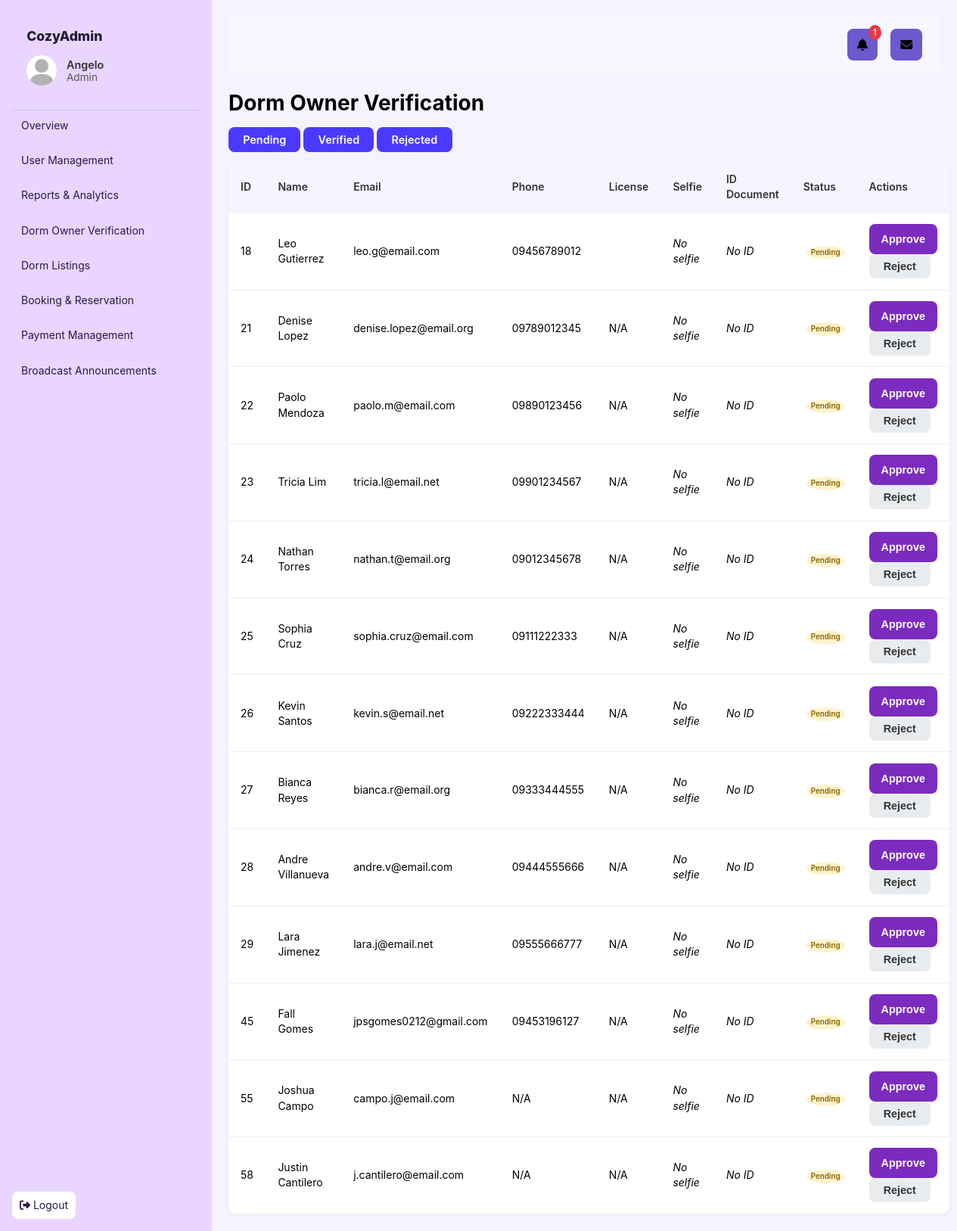
The page /Main/modules/admin/owner_verification.php (signed in) on the database its author committed.
### tables this page shows
CREATE TABLE `users` (
  `user_id` int(11) NOT NULL,
  `name` varchar(100) NOT NULL,
  `address` varchar(255) DEFAULT NULL,
  `email` varchar(150) NOT NULL,
  `password` varchar(255) NOT NULL,
  `role` enum('admin','owner','student') NOT NULL DEFAULT 'student',
  `created_at` timestamp NOT NULL DEFAULT current_timestamp(),
  `verified` tinyint(1) NOT NULL DEFAULT 0 COMMENT '0 = Pending, 1 = Verified, -1 = Rejected',
  `phone` varchar(20) DEFAULT NULL,
  `license_no` varchar(100) DEFAULT NULL,
  `profile_pic` varchar(255) DEFAULT NULL,
  `id_document` varchar(255) DEFAULT NULL
);

### Main/modules/admin/owner_verification.php (the view, shortened to what this page needs)
<?php
require_once __DIR__ . '/../../partials/header.php';
require_once __DIR__ . '/../../config.php';
$role = $_SESSION['user']['role'];
$user_id = $_SESSION['user']['user_id'];
if ($role === 'owner') {
    $msg = null;
    $allowedTypes = ['image/jpeg', 'image/png', 'application/pdf', 'application/msword', 'application/vnd.openxmlformats-officedocument.wordprocessingml.document'];
    $maxSize = 5 * 1024 * 1024;
    if ($_SERVER['REQUEST_METHOD'] === 'POST' && isset($_POST['upload_docs'])) {
        $uploadDir = __DIR__ . '/../../uploads/';
        if (!is_dir($uploadDir)) mkdir($uploadDir, 0777, true);
        $updates = [];
        if (!empty($_FILES['profile_pic']['name'])) {
            if ($_FILES['profile_pic']['size'] > $maxSize) {
                $msg = "Profile picture exceeds 5MB limit.";
            } elseif (!in_array($_FILES['profile_pic']['type'], $allowedTypes)) {
                $msg = "Invalid file type for Profile Picture.";
            } else {
                $fileName = time() . '_selfie_' . basename($_FILES['profile_pic']['name']);
                $targetPath = $uploadDir . $fileName;
                if (move_uploaded_file($_FILES['profile_pic']['tmp_name'], $targetPath)) {
                    $updates['profile_pic'] = $fileName;
                }
            }
        }
        if (!empty($_FILES['id_document']['name'])) {
            if ($_FILES['id_document']['size'] > $maxSize) {
                $msg = "ID document exceeds 5MB limit.";
            } elseif (!in_array($_FILES['id_document']['type'], $allowedTypes)) {
                $msg = "Invalid file type for ID Document.";
            } else {
                $fileName = time() . '_id_' . basename($_FILES['id_document']['name']);
                $targetPath = $uploadDir . $fileName;
                if (move_uploaded_file($_FILES['id_document']['tmp_name'], $targetPath)) {
                    $updates['id_document'] = $fileName;
                }
            }
        }
        if (!empty($_POST['license_no'])) {
            $updates['license_no'] = trim($_POST['license_no']);
        }
        if ($updates) {
            $set = implode(', ', array_map(fn($k) => "$k=?", array_keys($updates)));
            $stmt = $pdo->prepare("UPDATE users SET $set, verified=0 WHERE user_id=?");
            $stmt->execute([...array_values($updates), $user_id]);
            if (!$msg) $msg = "Documents uploaded. Awaiting admin approval.";
        }
    }
    $stmt = $pdo->prepare("SELECT profile_pic, id_document, license_no, verified FROM users WHERE user_id=?");
    $stmt->execute([$user_id]);
    $me = $stmt->fetch(PDO::FETCH_ASSOC);
    ?>
    <h1>Owner Verification</h1>
    <?php if ($msg): ?><p class="success"><?=$msg?></p><?php endif; ?>
    <form method="POST" enctype="multipart/form-data">
        <label>Profile Picture (JPG/PNG):</label>
        <input type="file" name="profile_pic" accept=".jpg,.jpeg,.png,.pdf,.doc,.docx">
        <label>ID Document (JPG/PNG/PDF/DOC):</label>
        <input type="file" name="id_document" accept=".jpg,.jpeg,.png,.pdf,.doc,.docx">
        <label>Business License Number:</label>
        <input type="text" name="license_no" value="<?=htmlspecialchars($me['license_no'] ?? '')?>">
        <button type="submit" name="upload_docs">Submit</button>
    </form>
    <h2>Current Status</h2>
    <p>
      <?php if ($me['verified']==1): ?>
        <span class="badge success">Verified</span>
      <?php elseif ($me['verified']==-1): ?>
        <span class="badge error">Rejected</span>
      <?php else: ?>
        <span class="badge warning">Pending</span>
      <?php endif; ?>
    </p>
    <?php
} elseif ($role === 'admin') {
    $status = $_GET['status'] ?? 'pending';
    switch ($status) {
        default:
            $owners = $pdo->query("SELECT * FROM users WHERE role='owner' AND verified=0")->fetchAll();
            break;
    }
    ?>
    <h1>Dorm Owner Verification</h1>
    <div class="filter-actions">
        <a href="?status=pending" class="btn <?=$status==='pending'?'active':''?>">Pending</a>
        <a href="?status=verified" class="btn <?=$status==='verified'?'active':''?>">Verified</a>
        <a href="?status=rejected" class="btn <?=$status==='rejected'?'active':''?>">Rejected</a>
    </div>
    <table class="data-table">
      <thead>
        <tr>
          <th>ID</th><th>Name</th><th>Email</th>
          <th>Phone</th><th>License</th>
          <th>Selfie</th><th>ID Document</th>
          <th>Status</th><th>Actions</th>
        </tr>
      </thead>
      <tbody>
        <?php foreach ($owners as $o): ?>
        <tr>
          <td><?=$o['user_id']?></td>
          <td><?=htmlspecialchars($o['name'])?></td>
          <td><?=htmlspecialchars($o['email'])?></td>
          <td><?=htmlspecialchars($o['phone'] ?? 'N/A')?></td>
          <td><?=htmlspecialchars($o['license_no'] ?? 'N/A')?></td>
          <td>
            <?php if ($o['profile_pic']): ?>
              <img src="../uploads/<?=htmlspecialchars($o['profile_pic'])?>"
                   alt="Selfie" class="thumb" onclick="openModal('../uploads/<?=htmlspecialchars($o['profile_pic'])?>')">
            <?php else: ?><em>No selfie</em><?php endif; ?>
          </td>
          <td>
            <?php if ($o['id_document']): ?>
              <img src="../uploads/<?=htmlspecialchars($o['id_document'])?>"
                   alt="ID" class="thumb" onclick="openModal('../uploads/<?=htmlspecialchars($o['id_document'])?>')">
            <?php else: ?><em>No ID</em><?php endif; ?>
          </td>
          <td>
            <?php if ($o['verified']==1): ?>
              <span class="badge success">Verified</span>
            <?php elseif ($o['verified']==-1): ?>
              <span class="badge error">Rejected</span>
            <?php else: ?>
              <span class="badge warning">Pending</span>
            <?php endif; ?>
          </td>
          <td>
            <?php if ($o['verified']==0): ?>
              <form method="post" style="display:inline">
                <button class="btn-primary" name="action" value="approve">Approve</button>
                <button class="btn-secondary" name="action" value="reject">Reject</button>
              </form>
            <?php else: ?>
              <em>No actions</em>
            <?php endif; ?>
          </td>
        </tr>
        <?php endforeach; ?>
      </tbody>
    </table>
    <?php
} else {
    echo "<p>Access denied</p>";
}
require_once __DIR__ . '/../../partials/footer.php';
?>

### CAPSTONE (Sprint 1)/assets/style.css (style rules this page uses)
:root { --bg:#f6f3ff; --panel:#fff; --ink:#1f1147; --muted:#7a68b8; --primary:#8b5cf6; --primary-2:#a78bfa; --border:#eadcff; }
* { box-sizing:border-box }
body { margin:0;font:14px/1.45 Inter,system-ui,Segoe UI,Arial }
a { color:inherit;text-decoration:none }
.btn-primary { background: #7b2cbf; color: #fff; padding: 12px 16px; border: none; border-radius: 8px; cursor: pointer; font-weight: 600; transition: 0.2s ease; }

### CAPSTONE (Sprint 1)/assets/modules.css (style rules this page uses)
table { width: 100%; border-collapse: collapse; margin-top: 1rem; }
thead { background: #f9f9f9; }
thead th { text-align: left; padding: 0.8rem; font-weight: 600; }
tbody tr { border-bottom: 1px solid #eee; }
tbody td { padding: 0.8rem; vertical-align: middle; }
.badge { display: inline-block; padding: 0.3rem 0.6rem; border-radius: 12px; font-size: 0.8rem; font-weight: 600; margin-left: 0.3rem; }
.badge.warning { background: #fff3cd; color: #856404; }
.btn { background: #4A3AFF; color: #fff; padding: 0.5rem 1rem; border: none; border-radius: 8px; font-size: 0.9rem; cursor: pointer; transition: background 0.2s; }
.btn-secondary { background: #e9ecef; color: #333; }
table { width: 100%; border-collapse: collapse; margin-top: 1rem; background: #fff; border-radius: 12px; overflow: hidden; box-shadow: 0 1px 6px rgba(0,0,0,0.05); }
thead { background: #f5f5ff; }
thead th { text-align: left; padding: 0.9rem 1rem; font-weight: 600; color: #333; }
tbody tr { border-bottom: 1px solid #eee; transition: background 0.2s; }
tbody td { padding: 0.9rem 1rem; vertical-align: middle; }
button, .btn { background: #4A3AFF; color: #fff; padding: 0.5rem 1.2rem; border: none; border-radius: 8px; font-size: 0.9rem; cursor: pointer; font-weight: 600; transition: background 0.2s ease; }
.badge { padding: 0.35rem 0.7rem; border-radius: 999px; font-size: 0.75rem; font-weight: 600; }

### Main/partials/header.php (style rules this page uses)
.badge { display:inline-block; background:#e63946; color:#fff; border-radius:50%; font-size:0.7em; padding:2px 6px; margin-left:4px; }

### rows shown on the page
users: user_id "18", name "Leo Gutierrez", email "leo.g@email.com", phone "09456789012", shows "No selfie", shows "No ID", verified "Pending"
users: user_id "21", name "Denise Lopez", email "denise.lopez@email.org", phone "09789012345", license_no "N/A", shows "No selfie", shows "No ID", verified "Pending"
users: user_id "22", name "Paolo Mendoza", email "paolo.m@email.com", phone "09890123456", license_no "N/A", shows "No selfie", shows "No ID", verified "Pending"
users: user_id "23", name "Tricia Lim", email "tricia.l@email.net", phone "09901234567", license_no "N/A", shows "No selfie", shows "No ID", verified "Pending"
users: user_id "24", name "Nathan Torres", email "nathan.t@email.org", phone "09012345678", license_no "N/A", shows "No selfie", shows "No ID", verified "Pending"
users: user_id "25", name "Sophia Cruz", email "sophia.cruz@email.com", phone "09111222333", license_no "N/A", shows "No selfie", shows "No ID", verified "Pending"
users: user_id "26", name "Kevin Santos", email "kevin.s@email.net", phone "09222333444", license_no "N/A", shows "No selfie", shows "No ID", verified "Pending"
users: user_id "27", name "Bianca Reyes", email "bianca.r@email.org", phone "09333444555", license_no "N/A", shows "No selfie", shows "No ID", verified "Pending"
users: user_id "28", name "Andre Villanueva", email "andre.v@email.com", phone "09444555666", license_no "N/A", shows "No selfie", shows "No ID", verified "Pending"
users: user_id "29", name "Lara Jimenez", email "lara.j@email.net", phone "09555666777", license_no "N/A", shows "No selfie", shows "No ID", verified "Pending"
users: user_id "45", name "Fall Gomes", email "jpsgomes0212@gmail.com", phone "09453196127", license_no "N/A", shows "No selfie", shows "No ID", verified "Pending"
users: user_id "55", name "Joshua Campo", email "campo.j@email.com", phone "N/A", license_no "N/A", shows "No selfie", shows "No ID", verified "Pending"
users: user_id "58", name "Justin Cantilero", email "j.cantilero@email.com", phone "N/A", license_no "N/A", shows "No selfie", shows "No ID", verified "Pending"

### other values the page prints
$brand_title "CozyAdmin"
$user['name'] "Angelo"
$user['role'] "Admin"
$unread_announcements "1"
